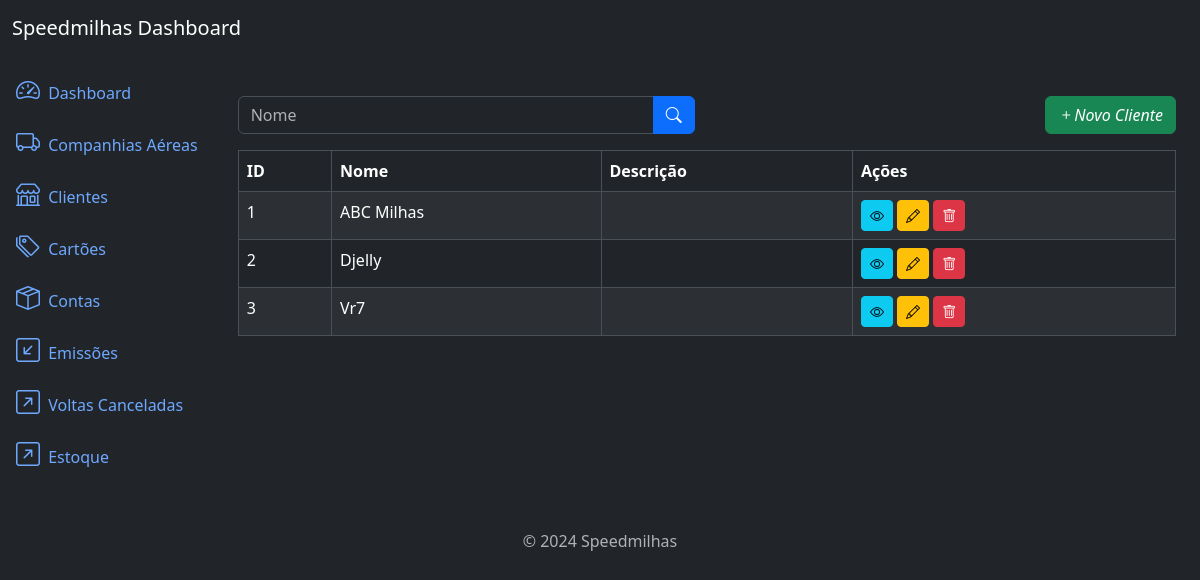
The page /clients/list/ on the database as committed earlier.
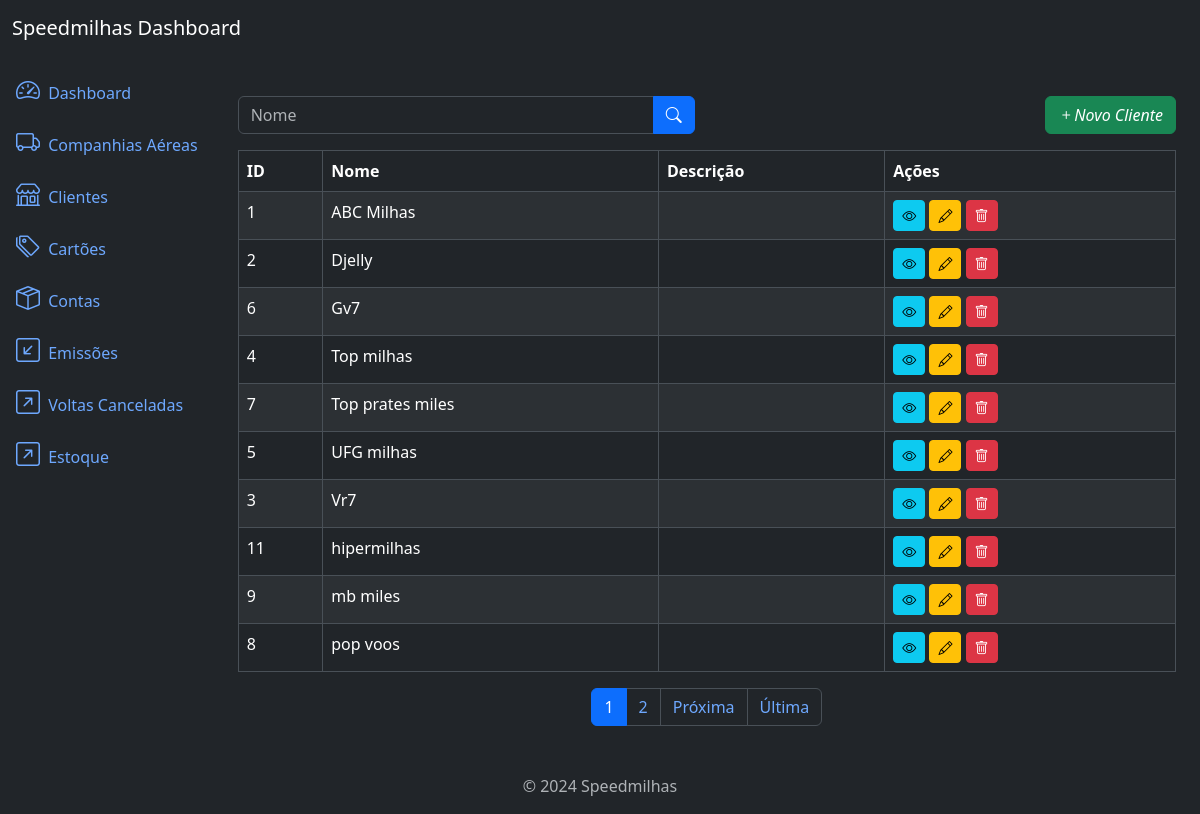
The same page on the database as committed later.
### clients/models.py (models this page shows, shortened)
class Client(models.Model):
    name = models.CharField(max_length=50)
    description = models.TextField(null=True, blank=True)
    created_at = models.DateField(auto_now_add=True)
    updated_at = models.DateField(auto_now=True)
    class Meta:
        ordering = ['name']

### clients/views.py (the view)
# urls.py: path('clients/list/', ClientListView.as_view(), name='client_list'),
class ClientListView(ListView):
    model = Client
    template_name = 'client_list.html'
    context_object_name = 'clients'
    paginate_by = 10
    def get_queryset(self):
        queryset = super().get_queryset()
        name = self.request.GET.get('name')
        if name:
            queryset = queryset.filter(name__icontains=name)
        return queryset

### clients/templates/client_list.html (shortened to what this page needs)
{% extends 'base.html' %}
{% block content %}
<div class="row mb-3">
    <div class="col md-6">
        <form method="get" action="{% url 'client_list' %}">
            <div class="input-group">
                <input type="text" class="form-control" name="name" placeholder="Nome" value="{{ request.GET.name }}">
                <button type="submit" class="btn btn-primary">
                    <i class="bi bi-search"></i>
                </button>
            </div>
        </form>
    </div>
    <div class="col md-6">
        <a href="{% url 'client_create' %}" class="btn btn-success float-end">
            <i class="bi bi-plus">Novo Cliente</i>
        </a>
    </div>
</div>
<div class="table-responsive">
    <table class="table table-striped table-bordered">
        <thead class="thead-dark">
            <tr>
                <th>ID</th>
                <th>Nome</th>
                <th>Descrição</th>
                <th>Ações</th>
            </tr>
        </thead>
        <tbody>
            {% for client in clients %}
            <tr>
                <td>{{ client.id }}</td>
                <td>{{ client.name }}</td>
                <td>{{ client.description }}</td>
                <td>
                    <a href="{% url 'client_detail' client.id %}" class="btn btn-info btn-sm">
                        <i class="bi bi-eye"></i>
                    </a>
                    <a href="{% url 'client_update' client.id %}" class="btn btn-warning btn-sm">
                        <i class="bi bi-pencil"></i>
                    </a>
                    <a href="{% url 'client_delete' client.id %}" class="btn btn-danger btn-sm">
                        <i class="bi bi-trash"></i>
                    </a>
                </td>
            </tr>
            {% endfor %}
        </tbody>
    </table>
</div>
{% include 'components/_pagination.html' %}
{% endblock %}

### app/templates/base.html (shortened to what this page needs)
<!DOCTYPE html>
<html lang="pt-br" data-bs-theme="dark">
<head>
  <link href="https://cdn.jsdelivr.net/npm/bootstrap@5.3.3/dist/css/bootstrap.min.css" rel="stylesheet">
  <link rel="stylesheet" href="https://cdn.jsdelivr.net/npm/bootstrap-icons@1.11.3/font/bootstrap-icons.min.css">
</head>
<body>
  {% include 'components/_header.html' %}
  <div class="container-fluid">
    {% include 'components/_sidebar.html' %}
    <div class="col py-3">
      <div class="container mt-4">
        <main>
          {% block content %}
          {% endblock %}
        </main>
      </div>
    </div>
  </div>
  </div>
  {% include 'components/_footer.html' %}
</body>
</html>

### app/templates/components/_header.html
<nav class="navbar navbar-expand-lg navbar-light bg-dark">
  <div class="container-fluid">
    <a class="navbar-brand text-white" href="#">Speedmilhas Dashboard</a>
  </div>
</nav>

### app/templates/components/_sidebar.html (shortened to what this page needs)
<div class="row flex-nowrap">
  <div class="col-auto col-md-0 col-xl-0 px-0 bg-dark">
    <div class="d-flex flex-column align-items-center align-items-sm-start px-3 pt-2 text-white">
      <div class="collapse d-sm-block" id="menuCollapse">
        <ul class="nav flex-column align-items-start" id="menu">
          <li>
            <a href="#" class="nav-link px-0 align-middle">
              <i class="bi bi-speedometer2 fs-4"></i>
              <span class="ms-1">Dashboard</span>
            </a>
          </li>
          <li>
            <a href="{% url 'airline_list' %}" class="nav-link px-0 align-middle">
              <i class="bi bi-truck fs-4"></i>
              <span class="ms-1">Companhias Aéreas</span>
            </a>
          </li>
          <li>
            <a href="{% url 'client_list' %}" class="nav-link px-0 align-middle">
              <i class="bi bi-shop fs-4"></i>
              <span class="ms-1">Clientes</span>
            </a>
          </li>
          <li>
            <a href="{% url 'card_list' %}" class="nav-link px-0 align-middle">
              <i class="bi bi-tags fs-4"></i>
              <span class="ms-1">Cartões</span>
            </a>
          </li>
          <li>
            <a href="{% url 'account_list' %}" class="nav-link px-0 align-middle">
              <i class="bi bi-box-seam fs-4"></i>
              <span class="ms-1">Contas</span>
            </a>
          </li>
          <li>
            <a href="#" class="nav-link px-0 align-middle">
              <i class="bi bi-arrow-down-left-square fs-4"></i>
              <span class="ms-1">Emissões</span>
            </a>
          </li>
          <li>
            <a href="{% url 'canceledlap_list' %}" class="nav-link px-0 align-middle">
              <i class="bi bi-arrow-up-right-square fs-4"></i>
              <span class="ms-1">Voltas Canceladas</span>
            </a>
          </li>
          <li>
            <a href="{% url 'stock_list' %}" class="nav-link px-0 align-middle">
              <i class="bi bi-arrow-up-right-square fs-4"></i>
              <span class="ms-1">Estoque</span>
            </a>
          </li>
        </ul>
      </div>
    </div>
  </div>

### app/templates/components/_pagination.html (shortened to what this page needs)
{% if page_obj.has_other_pages %}
  <nav>
    <ul class="pagination justify-content-center">
      {% for page_number in page_obj.paginator.page_range %}
        {% if page_number <= page_obj.number|add:3 and page_number >= page_obj.number|add:-3 %}
          {% if page_obj.number == page_number %}
            <li class="page-item active">
              <a class="page-link" href="?page={{ page_number }}">
                {{ page_number }}
              </a>
            </li>
          {% else %}
            <li class="page-item">
              <a class="page-link" href="?page={{ page_number }}">
                {{ page_number }}
              </a>
            </li>
          {% endif %}
        {% endif %}
      {% endfor %}
      {% if page_obj.has_next %}
        <li class="page-item">
          <a class="page-link" href="?page={{ page_obj.next_page_number }}">
            Próxima
          </a>
        </li>
        <li class="page-item">
          <a class="page-link" href="?page={{ page_obj.paginator.num_pages }}">
            Última
          </a>
        </li>
      {% endif %}
    </ul>
  </nav>
{% endif %}

### app/templates/components/_footer.html
<footer class="footer mt-auto py-3 text-center">
  <div class="container">
    <span class="text-muted">© 2024 Speedmilhas</span>
  </div>
</footer>

Rows that differ between the two databases and show on the page:
added Client: id "6", name "Gv7"
added Client: id "4", name "Top milhas"
added Client: id "7", name "Top prates miles"
added Client: id "5", name "UFG milhas"
added Client: id "11", name "hipermilhas"
added Client: id "9", name "mb miles"
added Client: id "8", name "pop voos"
Other text that changed with them:
new list line: "1"
new list line: "2"
text now shown: "Próxima Última"
